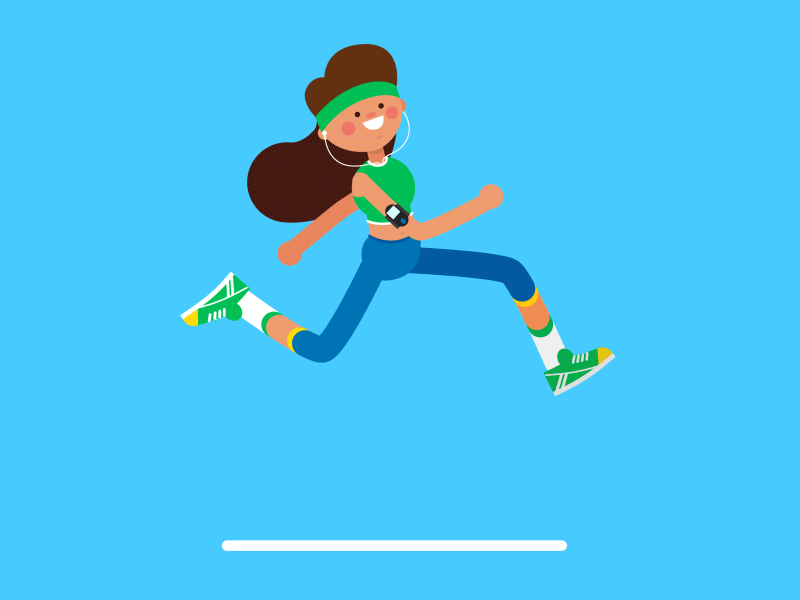
#> input picture dist/icegif-449.gif, 800 x 600 px, found by its file name
$ python process_gif3.py
#> lines starting #> are read from the running program, lines starting #| are printed output that depends on the picture
from PIL import Image

def process_gif(input_path, output_path, bg_tol=40):
#> called with bg_tol = 40
    img = Image.open(input_path)
#> img is the input picture: PIL image 800x600 P; mean R, G, B 75.2, 196.7, 242.5

    frames = []
    try:
        bg_color = None

        while True:
            frame = img.convert("RGBA")
            if bg_color is None:
                bg_color = frame.getpixel((0,0))

            data = frame.getdata()
            new_data = []

            br, bg, bb, ba = bg_color

            for item in data:
                r, g, b, a = item

                # Check distance from bg_color to make transparent
                if abs(r - br) < bg_tol and abs(g - bg) < bg_tol and abs(b - bb) < bg_tol:
                    new_data.append((255, 255, 255, 0))

                # Check for green shirt (g > r + 30 and g > b + 30 and g > 60)
                elif g > r + 20 and g > b + 20 and g > 60:
                    # Map to Cyan (0, 150, 170)
                    factor = g / 255.0
                    new_data.append((0, int(150 * factor), int(170 * factor), a))

                # Check for blue pants (b > r + 30 and b > g + 10 and b > 50)
                elif b > r + 30 and b > g + 10 and b > 50:
                    # Map to Lime Green (140, 200, 50)
                    factor = b / 255.0
                    new_data.append((int(140 * factor), int(200 * factor), int(50 * factor), a))
                else:
                    new_data.append(item)

            frame.putdata(new_data)
            frames.append(frame)

            img.seek(img.tell() + 1)
#> this loop made 24 passes
#> bg_color on pass 1: (71, 203, 255, 255)
#> pass 2, in process_gif, `frame = img.convert("RGBA")`:
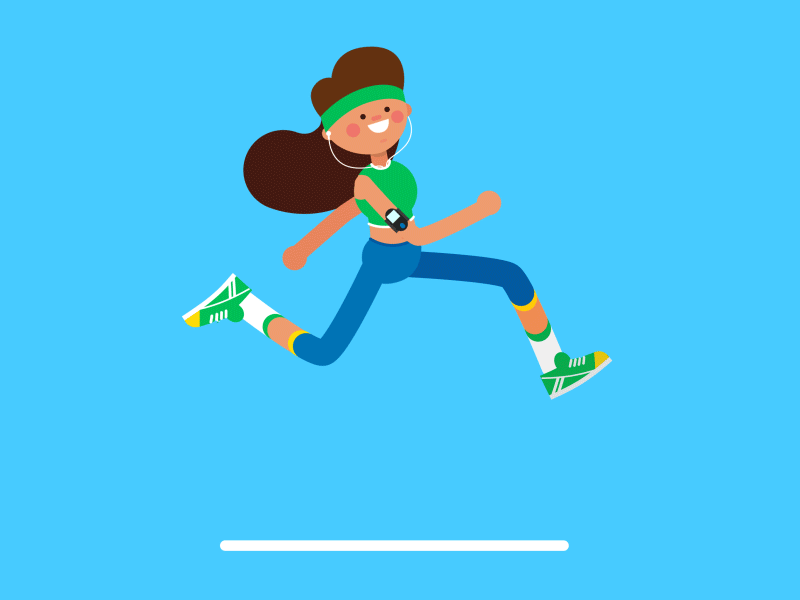
#> frame: PIL image 800x600 RGBA; mean R, G, B, A 75.1, 196.5, 242.3, 255
#> pass 3, in process_gif, `frame = img.convert("RGBA")`:
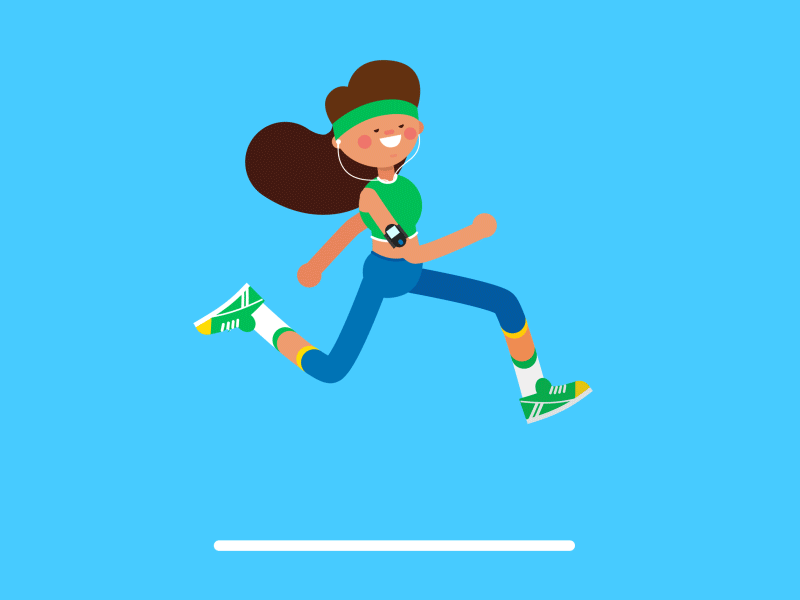
#> frame: PIL image 800x600 RGBA; mean R, G, B, A 75.1, 196.5, 242.2, 255
#> after the loop:
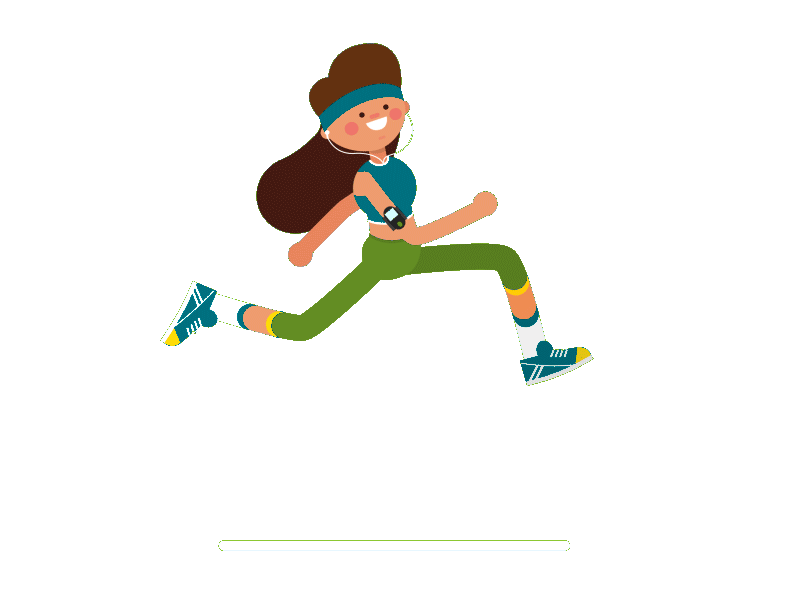
#> frame: PIL image 800x600 RGBA; mean R, G, B, A 244.3, 243.9, 240.7, 22.4; transparent parts drawn white
#> after the loop:
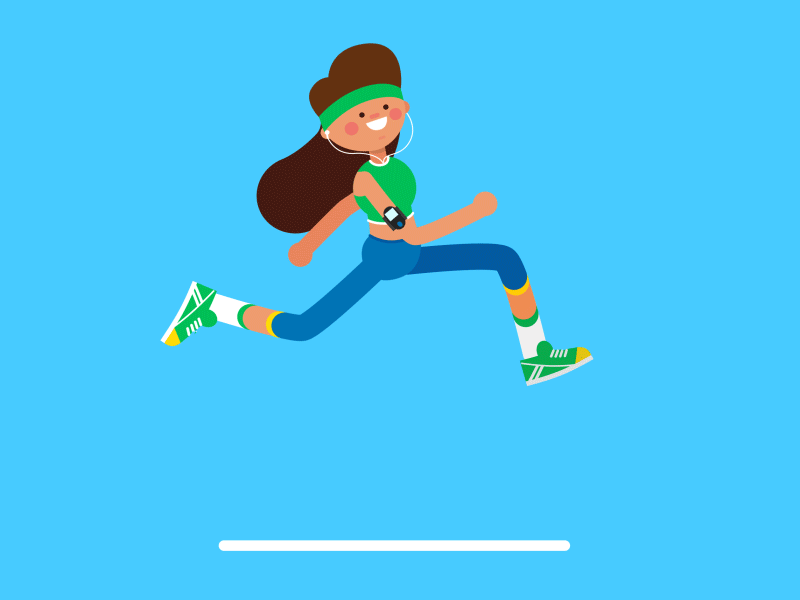
#> img: PIL image 800x600 RGB; mean R, G, B 75.1, 197, 242.9
#> after the loop, frames = 24 items
    except EOFError:
        pass

    if frames:
        duration = img.info.get('duration', 100)
        frames[0].save(output_path, save_all=True, append_images=frames[1:], loop=0, duration=duration, disposal=2)

process_gif(r'c:\TIEN.PHAMTV\Script\strava-app-20260817T015557Z-1-001\strava-app\public\icegif-449.gif', r'c:\TIEN.PHAMTV\Script\strava-app-20260817T015557Z-1-001\strava-app\public\icegif-449-transparent.gif')
